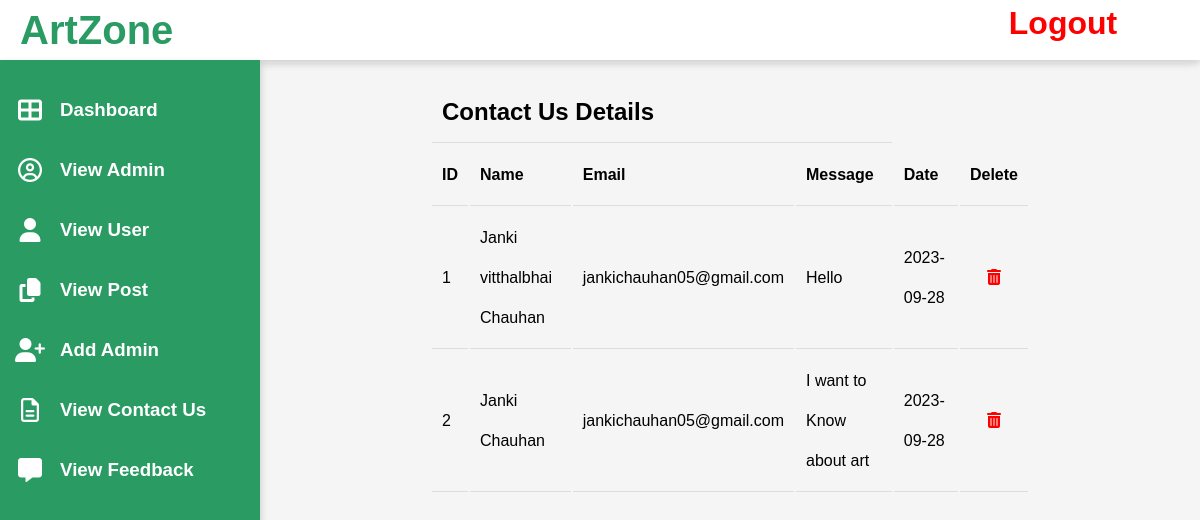
The page /admin/viewcontactus.php on the database its author committed.
### tables this page shows
CREATE TABLE `contactus` (
  `id` int(11) NOT NULL,
  `name` varchar(256) NOT NULL,
  `email` varchar(256) NOT NULL,
  `message` varchar(256) NOT NULL,
  `date` date NOT NULL
);

### admin/viewcontactus.php (the view, shortened to what this page needs)
<?php
include_once('connection.php');
$query = "select * from contactus";
$result = mysqli_query($dbc, $query);
?>
<!DOCTYPE html>
<html lang="en">
<head>
    <link rel="stylesheet" href="https://pro.fontawesome.com/releases/v5.10.0/css/all.css" />
    <link rel="stylesheet" href="https://cdnjs.cloudflare.com/ajax/libs/font-awesome/6.4.2/css/all.min.css" />
    <link rel="stylesheet" href="css/styles.css">
</head>
<body>
    <div class="container">
    <?php include('header.php');  ?>
        <?php include('sidebar.php');  ?>
        <div class="main">
            <table align="center">
                <tr>
                    <th colspan="4">
                        <h2>Contact Us Details</h2>
                    </th>
                </tr>
                <th> ID </th>
                <th> Name </th>
                <th> Email </th>
                <th> Message </th>
                <th> Date </th>
                <th> Delete </th>
                <?php while ($rows = mysqli_fetch_assoc($result)) {
                ?>
                    <tr>
                        <td><?php echo $rows['id']; ?></td>
                        <td><?php echo $rows['name']; ?></td>
                        <td><?php echo $rows['email']; ?></td>
                        <td><?php echo $rows['message']; ?></td>
                        <td><?php echo $rows['date']; ?></td>
                        <td style="text-align: center;"><a href="deletecontact.php?id=<?php echo $rows['id']; ?>" style="text-decoration: none;color:red;"><i class="fa-solid fa-trash-can"></i></a></td>
                    </tr>
                <?php
                }
                ?>
            </table>
        </div>
    </div>
</body>
</html>

### admin/css/styles.css (style rules this page uses)
* { padding: 0; margin: 0; box-sizing: border-box; font-family: 'poppins', sans-serif; }
.main { position: absolute; top: 60px; width: calc(100% - 260px); min-height: calc(100vh - 60px); left: 260px; background: #f5f5f5; }

### admin/viewcontactus.php (style rules this page uses)
table { padding-top: 20px; width: 600px; line-height: 40px; margin: auto; border-radius: 15px; }
th, td { padding: 10px; text-align: left; border-bottom: 1px solid #ddd; }

### rows shown on the page
contactus: id "1", name "Janki vitthalbhai Chauhan", email "jankichauhan05@gmail.com", message "Hello", date "2023-09-28"
contactus: id "2", name "Janki Chauhan", email "jankichauhan05@gmail.com", message "I want to Know about art", date "2023-09-28"
